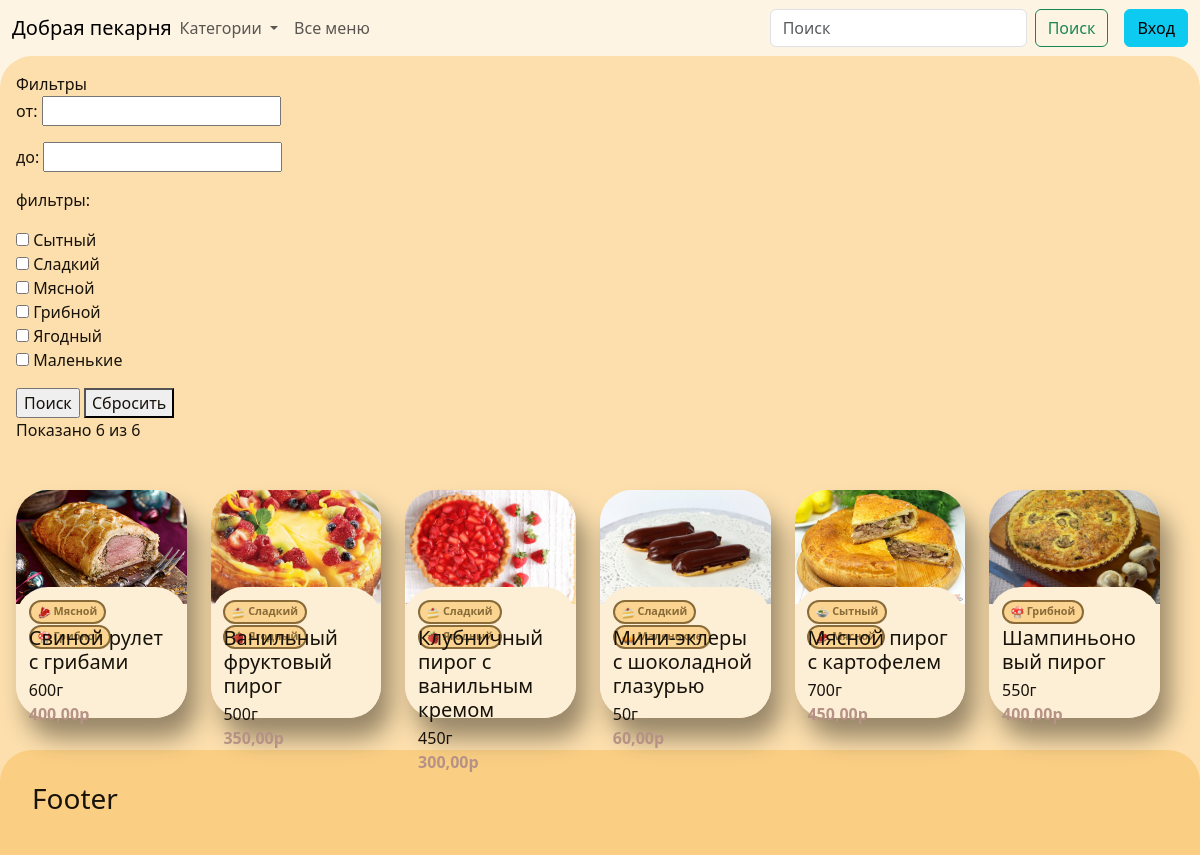
Screenshot of /products/ with the database file from the repository.
### products/models.py (models this page shows, shortened)
class Product(models.Model):
    title = models.CharField(max_length=64, null=False, blank=False, verbose_name='Наименование')
    description = models.TextField(verbose_name='Описание')
    weight = models.IntegerField(null=False, blank=False, verbose_name='Вес (гр.)')
    image = models.ImageField(null=True, blank=True, upload_to='products_img/')
    class Meta:
        verbose_name = 'Продукт'
        verbose_name_plural = 'Продукты'

class TagAndProduct(models.Model):
    product = models.ForeignKey('Product', on_delete=models.CASCADE, null=False, blank=False, verbose_name='Продукт')
    tag = models.ForeignKey('Tag', on_delete=models.CASCADE, null=False, blank=False, verbose_name='Тег')
    class Meta:
        verbose_name = 'Тег и продукт'
        verbose_name_plural = 'Теги и продукты'
        unique_together = ('product', 'tag')

class Tag(models.Model):
    title = models.CharField(max_length=64, null=False, blank=False, verbose_name='Наименование для тега')
    title_for_topic = models.CharField(max_length=64, null=True, blank=True, verbose_name='Наименование')
    description = models.TextField(null=True, blank=True, verbose_name='Описание')
    board_image = models.ImageField(null=True, blank=True, upload_to='tags_img/board')
    icon_image = models.ImageField(null=True, blank=True, upload_to='tags_img/icon')
    class Meta:
        verbose_name = 'Тег'
        verbose_name_plural = 'Теги'

### pages/views.py (the view)
# urls.py: path('products/', views.product_list, name='product_list'),
def product_list(request, *args, **kwargs):
    orders = get_popular(None).annotate(price=F('pricelistposition__price'))
    search_query = request.GET.get('search')
    form = FilterForProducts(request.GET)
    tags = request.GET.getlist('tags')
    if form.is_valid():
        if form.cleaned_data["min_price"]:
            min_price = Decimal(form.cleaned_data["min_price"])
            orders = orders.filter(price__gte=min_price)
        if form.cleaned_data["max_price"]:
            max_price = Decimal(form.cleaned_data["max_price"])
            orders = orders.filter(price__lte=max_price)
        if form.cleaned_data["tags"]:
            for tag in tags:
                orders = orders.filter(tagandproduct__tag__id=tag)
        if search_query:
            orders = orders.filter(title__icontains=search_query)
        if 'reset' in request.GET:
            return redirect('product_list')
    print(*args, **kwargs)
    topics = Tag.objects.all()
    products_count = Product.objects.count()
    products_count_filtered = orders.count()
    response = {
        'orders': orders,
        'topics': topics,
        'products_count': products_count,
        'form': form,
        'products_count_filtered': products_count_filtered,
    }
    return render(request, "products/list_of_products.html", response)

### pages/forms.py
class FilterForProducts(forms.Form):
    min_price = forms.IntegerField(label='от', required=False)
    max_price = forms.IntegerField(label='до', required=False)
    tags = forms.MultipleChoiceField(label='фильтры', widget=forms.CheckboxSelectMultiple, required=False)
    def __init__(self, *args, **kwargs):
        super().__init__(*args, **kwargs)
        self.fields['tags'].choices = [(tag.id, tag.title) for tag in Tag.objects.all()]

### pages/views.py (called while the page is built)
def get_popular(count):
    popular_products = Product.objects.annotate(
        total_orders=Count('pricelistposition__orderposition__order', distinct=True)
    ).order_by('-total_orders')[:count]
    latest_price_list_id = PriceList.objects.aggregate(latest_id=Max('id'))['latest_id']
    latest_prices = PriceListPosition.objects.filter(price_list_id=latest_price_list_id).select_related('product')
    for product in popular_products:
        product.latest_price = latest_prices.get(product=product).price
    return popular_products

### pages/templates/products/list_of_products.html (shortened to what this page needs)
{% extends 'base.html' %}
{% block content %}
<div class="row expanding-div">
    <div class="col-12" style="margin-bottom: 0px" id="filters-container">
        Фильтры
        <form action="" method="get">
            {{ form.as_p }}
            <input type="submit" value="Поиск">
            <button type="reset" onclick="location.href='{% url 'product_list' %}'">Сбросить</button>
        </form>
        <p>Показано {{ products_count_filtered }} из {{ products_count }}</p>
    </div>
        {% include 'objects/card.html' with orders=orders %}
    </div>
{% endblock %}

### pages/templates/objects/card.html (shortened to what this page needs)
{% block content %}
    <div class="row row-cols-lg-6 row-cols-md-3 row-cols-sm-2">
        {% for item in orders %}
            <div class="col" style="margin-top: 2em">
                <div class="card custom-card" onclick="location.href='/';">
                    <div style="height: 50%;">
                        <img src="{{ MEDIA_URL }}{{ item.image.url }}" class="card-img-top">
                    </div>
                    <div class="card-body custom-card-body">
                        <div style="height: 6%; font-size: 0.9em">
                            {% for tagandproduct in item.tagandproduct_set.all|slice:":2" %}
                                <a class="badge rounded-pill text-bg custom-tag" style="height: 2.2em;" href="{% url 'topic' tagandproduct.tag.id %}">
                                        <img src="{{ MEDIA_URL }}{{ tagandproduct.tag.icon_image.url }}" class="tag-img">
                                        {{ tagandproduct.tag.title }}
                                    </a>
                            {% endfor %}
                        </div>
                        <div style="height: 60%">
                            <h5 style="margin-bottom: 0.2em; margin-top: 1em">{{ item.title }}</h5>
                            {{ item.weight }}г
                            <div style="color: #b59285; font-weight: bold">{{ item.price }}р</div>
                        </div>
                        <div class="text-end" style="height: 40%">
                        </div>
                    </div>
                </div>
            </div>
        {% endfor %}
    </div>
{% endblock content %}

### pages/templates/objects/card.html (style rules this page uses)
.custom-card-body { height: 50%; padding: 0.8em; margin-top: -10%; border-radius: 2em; background: #fdefd6; }
.custom-card { height: auto; border-radius: 2em; aspect-ratio: 3/4; background: #fdefd6; border-style: none; box-shadow: 10px 20px 25px rgba(0, 0, 0, 0.4); }
.card-img-top { width: 100%; height: 100%; object-fit: cover; border-top-left-radius: 2em; border-top-right-radius: 2em; }
.tag-img { width: 1.2em; height: 1.2em; }
.custom-tag { border-style: solid; border-width: .2em; border-color: #886b39; background: #fbd492; color: #886b39; margin-right: 0.1em; text-decoration: none; }

### pages/templates/products/list_of_products.html (style rules this page uses)
.expanding-div { display: inline-flex; margin-bottom: 2em; }

### pages/templates/base.html (style rules this page uses)
* { color: #17120a; }

### rows the page displays
Product: image (picture), title "Свиной рулет с грибами", weight "600", price "400,00"
TagAndProduct: tag.icon_image (picture), tag "Мясной"
TagAndProduct: tag.icon_image (picture), tag "Грибной"
Product: image (picture), title "Ванильный фруктовый пирог", weight "500", price "350,00"
TagAndProduct: tag.icon_image (picture), tag "Сладкий"
TagAndProduct: tag.icon_image (picture), tag "Ягодный"
Product: image (picture), title "Клубничный пирог с ванильным кремом", weight "450", price "300,00"
TagAndProduct: tag.icon_image (picture), tag "Сладкий"
TagAndProduct: tag.icon_image (picture), tag "Ягодный"
Product: image (picture), title "Мини-эклеры с шоколадной глазурью", weight "50", price "60,00"
TagAndProduct: tag.icon_image (picture), tag "Сладкий"
TagAndProduct: tag.icon_image (picture), tag "Маленькие"
Product: image (picture), title "Мясной пирог с картофелем", weight "700", price "450,00"
TagAndProduct: tag.icon_image (picture), tag "Сытный"
TagAndProduct: tag.icon_image (picture), tag "Мясной"
Product: image (picture), title "Шампиньоновый пирог", weight "550", price "400,00"
TagAndProduct: tag.icon_image (picture), tag "Грибной"

### other values shown
{{ products_count_filtered }} "6"
{{ products_count }} "6"
